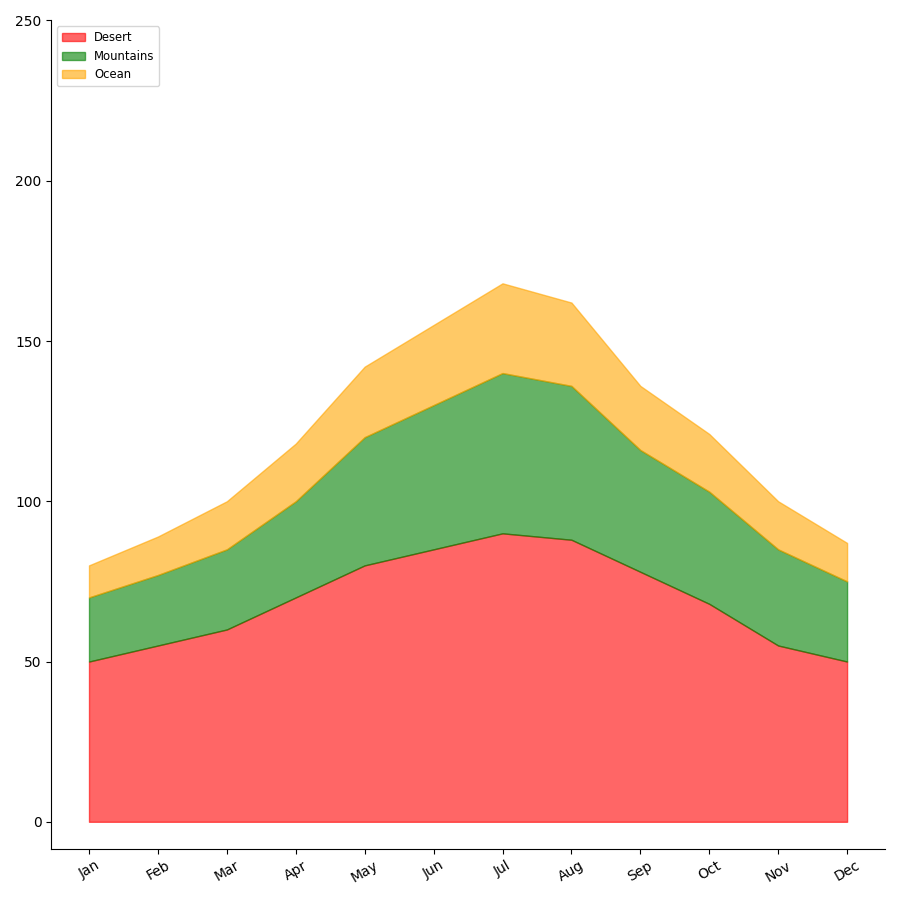

Here is the Python script that generated this plot:
import matplotlib.pyplot as plt
import numpy as np

months = np.array(["Jan", "Feb", "Mar", "Apr", "May", "Jun", "Jul", "Aug", "Sep", "Oct", "Nov", "Dec"])
desert_generation = np.array([50, 55, 60, 70, 80, 85, 90, 88, 78, 68, 55, 50])
mountains_generation = np.array([20, 22, 25, 30, 40, 45, 50, 48, 38, 35, 30, 25])
ocean_generation = np.array([10, 12, 15, 18, 22, 25, 28, 26, 20, 18, 15, 12])

total_generation = desert_generation + mountains_generation + ocean_generation

fig, ax = plt.subplots(figsize=(9, 9))

ax.fill_between(months, 0, desert_generation, color='red', alpha=0.6, label='Desert')
ax.fill_between(months, desert_generation, desert_generation + mountains_generation, color='green', alpha=0.6, label='Mountains')
ax.fill_between(months, desert_generation + mountains_generation, total_generation, color='orange', alpha=0.6, label='Ocean')

ax.set_xticks(months)
ax.tick_params(axis='x', rotation=30)
ax.set_yticks(np.arange(0, 251, 50))

ax.spines['top'].set_visible(False)
ax.spines['right'].set_visible(False)

ax.legend(loc='upper left', fontsize='small')

plt.tight_layout()
plt.show()
